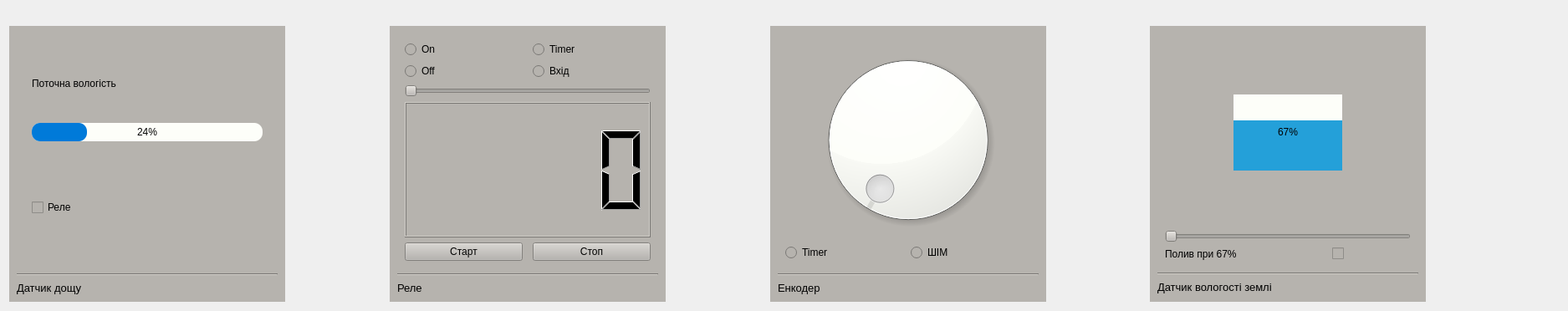
        <widget class="QWidget" name="widget_devices_subblock2" native="true">
         <property name="sizePolicy">
          <sizepolicy hsizetype="Preferred" vsizetype="Preferred">
           <horstretch>0</horstretch>
           <verstretch>0</verstretch>
          </sizepolicy>
         </property>
         <property name="maximumSize">
          <size>
           <width>3000</width>
           <height>3000</height>
          </size>
         </property>
         <layout class="QGridLayout" name="gridLayout_3">
          <item row="0" column="0">
           <spacer name="horizontalSpacer_20">
            <property name="orientation">
             <enum>Qt::Horizontal</enum>
            </property>
            <property name="sizeHint" stdset="0">
             <size>
              <width>369</width>
              <height>20</height>
             </size>
            </property>
           </spacer>
          </item>
          <item row="0" column="1">
           <spacer name="horizontalSpacer_21">
            <property name="orientation">
             <enum>Qt::Horizontal</enum>
            </property>
            <property name="sizeType">
             <enum>QSizePolicy::Maximum</enum>
            </property>
            <property name="sizeHint" stdset="0">
             <size>
              <width>80</width>
              <height>20</height>
             </size>
            </property>
           </spacer>
          </item>
          <item row="0" column="2">
           <spacer name="horizontalSpacer_23">
            <property name="orientation">
             <enum>Qt::Horizontal</enum>
            </property>
            <property name="sizeHint" stdset="0">
             <size>
              <width>369</width>
              <height>20</height>
             </size>
            </property>
           </spacer>
          </item>
          <item row="0" column="3">
           <spacer name="horizontalSpacer_22">
            <property name="orientation">
             <enum>Qt::Horizontal</enum>
            </property>
            <property name="sizeType">
             <enum>QSizePolicy::Maximum</enum>
            </property>
            <property name="sizeHint" stdset="0">
             <size>
              <width>80</width>
              <height>20</height>
             </size>
            </property>
           </spacer>
          </item>
          <item row="0" column="4">
           <spacer name="horizontalSpacer_24">
            <property name="orientation">
             <enum>Qt::Horizontal</enum>
            </property>
            <property name="sizeHint" stdset="0">
             <size>
              <width>368</width>
              <height>20</height>
             </size>
            </property>
           </spacer>
          </item>
          <item row="0" column="5">
           <spacer name="horizontalSpacer_25">
            <property name="orientation">
             <enum>Qt::Horizontal</enum>
            </property>
            <property name="sizeType">
             <enum>QSizePolicy::Maximum</enum>
            </property>
            <property name="sizeHint" stdset="0">
             <size>
              <width>80</width>
              <height>20</height>
             </size>
            </property>
           </spacer>
          </item>
          <item row="0" column="6">
           <spacer name="horizontalSpacer_26">
            <property name="orientation">
             <enum>Qt::Horizontal</enum>
            </property>
            <property name="sizeHint" stdset="0">
             <size>
              <width>369</width>
              <height>20</height>
             </size>
            </property>
           </spacer>
          </item>
          <item row="0" column="7">
           <spacer name="horizontalSpacer_27">
            <property name="orientation">
             <enum>Qt::Horizontal</enum>
            </property>
            <property name="sizeType">
             <enum>QSizePolicy::Maximum</enum>
            </property>
            <property name="sizeHint" stdset="0">
             <size>
              <width>120</width>
              <height>20</height>
             </size>
            </property>
           </spacer>
          </item>
          <item row="1" column="7">
           <spacer name="verticalSpacer_2">
            <property name="orientation">
             <enum>Qt::Vertical</enum>
            </property>
            <property name="sizeType">
             <enum>QSizePolicy::Maximum</enum>
            </property>
            <property name="sizeHint" stdset="0">
             <size>
              <width>20</width>
              <height>330</height>
             </size>
            </property>
           </spacer>
          </item>
          <item row="1" column="0">
           <widget class="QWidget" name="widget_rain_sensor" native="true">
            <property name="sizePolicy">
             <sizepolicy hsizetype="Minimum" vsizetype="Minimum">
              <horstretch>0</horstretch>
              <verstretch>0</verstretch>
             </sizepolicy>
            </property>
            <property name="minimumSize">
             <size>
              <width>150</width>
              <height>105</height>
             </size>
            </property>
            <property name="maximumSize">
             <size>
              <width>330</width>
              <height>330</height>
             </size>
            </property>
            <property name="styleSheet">
             <string notr="true">background-color:rgb(182, 179, 174);</string>
            </property>
            <layout class="QVBoxLayout" name="verticalLayout_4">
             <item>
              <widget class="QWidget" name="widget_15" native="true">
               <property name="minimumSize">
                <size>
                 <width>0</width>
                 <height>138</height>
                </size>
               </property>
               <layout class="QGridLayout" name="gridLayout_10">
                <item row="0" column="0">
                 <widget class="QWidget" name="widget_7" native="true">
                  <layout class="QGridLayout" name="gridLayout_11">
                   <item row="0" column="0">
                    <widget class="QLabel" name="label_678">
                     <property name="text">
                      <string>Поточна вологість</string>
                     </property>
                    </widget>
                   </item>
                   <item row="1" column="0">
                    <widget class="QProgressBar" name="progressBar_rain_sens_level">
                     <property name="font">
                      <font>
                       <kerning>true</kerning>
                      </font>
                     </property>
                     <property name="contextMenuPolicy">
                      <enum>Qt::NoContextMenu</enum>
                     </property>
                     <property name="styleSheet">
                      <string notr="true">QProgressBar{
    background-color: #fdfef9;
;
    border-style: solid;
	border-radius: 10px;
	text-align: center;
}
QProgressBar::chunk{
	background-color:rgb(0, 122, 217);
	border-radius: 10px;
}</string>
                     </property>
                     <property name="value">
                      <number>24</number>
                     </property>
                    </widget>
                   </item>
                  </layout>
                 </widget>
                </item>
                <item row="1" column="0">
                 <widget class="QWidget" name="widget_6" native="true">
                  <layout class="QGridLayout" name="gridLayout_12">
                   <item row="1" column="1">
                    <spacer name="horizontalSpacer_3">
                     <property name="orientation">
                      <enum>Qt::Horizontal</enum>
                     </property>
                     <property name="sizeHint" stdset="0">
                      <size>
                       <width>40</width>
                       <height>20</height>
                      </size>
                     </property>
                    </spacer>
                   </item>
                   <item row="1" column="2">
                    <widget class="QLabel" name="label_rain_sens_status_icon">
                     <property name="sizePolicy">
                      <sizepolicy hsizetype="Maximum" vsizetype="Maximum">
                       <horstretch>0</horstretch>
                       <verstretch>0</verstretch>
                      </sizepolicy>
                     </property>
                     <property name="minimumSize">
                      <size>
                       <width>40</width>
                       <height>40</height>
                      </size>
                     </property>
                     <property name="maximumSize">
                      <size>
                       <width>40</width>
                       <height>40</height>
                      </size>
                     </property>
                     <property name="text">
                      <string/>
                     </property>
                     <property name="pixmap">
                      <pixmap>D:/Mega/Навчання/Дипломна/icons/free-icon-rain-5401670.png</pixmap>
                     </property>
                     <property name="scaledContents">
                      <bool>true</bool>
                     </property>
                     <property name="alignment">
                      <set>Qt::AlignCenter</set>
                     </property>
                    </widget>
                   </item>
                   <item row="1" column="0">
                    <widget class="QCheckBox" name="checkBox_rain_sens_connect_to_relay">
                     <property name="text">
                      <string>Реле</string>
                     </property>
                    </widget>
                   </item>
                  </layout>
                 </widget>
                </item>
               </layout>
              </widget>
             </item>
             <item>
              <widget class="Line" name="line_7">
               <property name="orientation">
                <enum>Qt::Horizontal</enum>
               </property>
              </widget>
             </item>
             <item>
              <widget class="QLabel" name="label_7">
               <property name="maximumSize">
                <size>
                 <width>16777215</width>
                 <height>16</height>
                </size>
               </property>
               <property name="font">
                <font>
                 <pointsize>10</pointsize>
                </font>
               </property>
               <property name="text">
                <string>Датчик дощу</string>
               </property>
              </widget>
             </item>
            </layout>
           </widget>
          </item>
          <item row="1" column="2">
           <widget class="QWidget" name="widget_relay" native="true">
            <property name="sizePolicy">
             <sizepolicy hsizetype="Minimum" vsizetype="Minimum">
              <horstretch>0</horstretch>
              <verstretch>0</verstretch>
             </sizepolicy>
            </property>
            <property name="minimumSize">
             <size>
              <width>150</width>
              <height>105</height>
             </size>
            </property>
            <property name="maximumSize">
             <size>
              <width>330</width>
              <height>330</height>
             </size>
            </property>
            <property name="styleSheet">
             <string notr="true">background-color:rgb(182, 179, 174);</string>
            </property>
            <layout class="QVBoxLayout" name="verticalLayout_5">
             <item>
              <widget class="QWidget" name="widget_17" native="true">
               <property name="minimumSize">
                <size>
                 <width>0</width>
                 <height>138</height>
                </size>
               </property>
               <layout class="QGridLayout" name="gridLayout_16">
                <item row="6" column="2">
                 <widget class="QPushButton" name="pushButton_relay_timer_stop">
                  <property name="sizePolicy">
                   <sizepolicy hsizetype="Expanding" vsizetype="Fixed">
                    <horstretch>0</horstretch>
                    <verstretch>0</verstretch>
                   </sizepolicy>
                  </property>
                  <property name="text">
                   <string>Стоп</string>
                  </property>
                 </widget>
                </item>
                <item row="4" column="0" colspan="3">
                 <widget class="QSlider" name="horizontalSlider_relay_timer_value">
                  <property name="orientation">
                   <enum>Qt::Horizontal</enum>
                  </property>
                 </widget>
                </item>
                <item row="5" column="0" colspan="3">
                 <widget class="QLCDNumber" name="lcdNumber_relay_timer">
                  <property name="minimumSize">
                   <size>
                    <width>0</width>
                    <height>25</height>
                   </size>
                  </property>
                 </widget>
                </item>
                <item row="0" column="0">
                 <widget class="QRadioButton" name="radioButton_relay_on">
                  <property name="text">
                   <string>On</string>
                  </property>
                 </widget>
                </item>
                <item row="2" column="0">
                 <widget class="QRadioButton" name="radioButton_relay_off">
                  <property name="text">
                   <string>Off</string>
                  </property>
                 </widget>
                </item>
                <item row="0" column="2">
                 <widget class="QRadioButton" name="radioButton_relay_timer">
                  <property name="text">
                   <string>Timer</string>
                  </property>
                 </widget>
                </item>
                <item row="6" column="0">
                 <widget class="QPushButton" name="pushButton_relay_timer_start">
                  <property name="sizePolicy">
                   <sizepolicy hsizetype="Expanding" vsizetype="Fixed">
                    <horstretch>0</horstretch>
                    <verstretch>0</verstretch>
                   </sizepolicy>
                  </property>
                  <property name="text">
                   <string>Старт</string>
                  </property>
                 </widget>
                </item>
                <item row="2" column="2">
                 <widget class="QRadioButton" name="radioButton_relay_side_in">
                  <property name="text">
                   <string>Вхід</string>
                  </property>
                 </widget>
                </item>
               </layout>
              </widget>
             </item>
             <item>
              <widget class="Line" name="line_8">
               <property name="orientation">
                <enum>Qt::Horizontal</enum>
               </property>
              </widget>
             </item>
             <item>
              <widget class="QLabel" name="label_8">
               <property name="maximumSize">
                <size>
                 <width>16777215</width>
                 <height>16</height>
                </size>
               </property>
               <property name="font">
                <font>
                 <pointsize>10</pointsize>
                </font>
               </property>
               <property name="text">
                <string>Реле</string>
               </property>
              </widget>
             </item>
            </layout>
           </widget>
          </item>
          <item row="1" column="4">
           <widget class="QWidget" name="widget_encoder" native="true">
            <property name="sizePolicy">
             <sizepolicy hsizetype="Minimum" vsizetype="Minimum">
              <horstretch>0</horstretch>
              <verstretch>0</verstretch>
             </sizepolicy>
            </property>
            <property name="minimumSize">
             <size>
              <width>150</width>
              <height>105</height>
             </size>
            </property>
            <property name="maximumSize">
             <size>
              <width>330</width>
              <height>330</height>
             </size>
            </property>
            <property name="styleSheet">
             <string notr="true">background-color:rgb(182, 179, 174);</string>
            </property>
            <layout class="QVBoxLayout" name="verticalLayout_6">
             <item>
              <widget class="QWidget" name="widget_19" native="true">
               <property name="minimumSize">
                <size>
                 <width>0</width>
                 <height>138</height>
                </size>
               </property>
               <layout class="QGridLayout" name="gridLayout">
                <item row="2" column="0">
                 <widget class="QRadioButton" name="radioButton_connect_encoder_to_timer">
                  <property name="text">
                   <string>Timer</string>
                  </property>
                 </widget>
                </item>
                <item row="2" column="1">
                 <widget class="QRadioButton" name="radioButton_connect_encoder_to_pwm">
                  <property name="text">
                   <string>ШІМ</string>
                  </property>
                 </widget>
                </item>
                <item row="1" column="0" colspan="2">
                 <widget class="QDial" name="dial_encoder">
                  <property name="styleSheet">
                   <string notr="true">background-color:#fdfef9;</string>
                  </property>
                 </widget>
                </item>
               </layout>
              </widget>
             </item>
             <item>
              <widget class="Line" name="line_5">
               <property name="orientation">
                <enum>Qt::Horizontal</enum>
               </property>
              </widget>
             </item>
             <item>
              <widget class="QLabel" name="label_5">
               <property name="maximumSize">
                <size>
                 <width>16777215</width>
                 <height>16</height>
                </size>
               </property>
               <property name="font">
                <font>
                 <pointsize>10</pointsize>
                </font>
               </property>
               <property name="text">
                <string>Енкодер</string>
               </property>
              </widget>
             </item>
            </layout>
           </widget>
          </item>
          <item row="1" column="6">
           <widget class="QWidget" name="widget_moisture_sensor" native="true">
            <property name="sizePolicy">
             <sizepolicy hsizetype="Minimum" vsizetype="Minimum">
              <horstretch>0</horstretch>
              <verstretch>0</verstretch>
             </sizepolicy>
            </property>
            <property name="minimumSize">
             <size>
              <width>150</width>
              <height>105</height>
             </size>
            </property>
            <property name="maximumSize">
             <size>
              <width>330</width>
              <height>330</height>
             </size>
            </property>
            <property name="styleSheet">
             <string notr="true">background-color:rgb(182, 179, 174);</string>
            </property>
            <layout class="QVBoxLayout" name="verticalLayout_7">
             <item>
              <widget class="QWidget" name="widget_21" native="true">
               <property name="minimumSize">
                <size>
                 <width>0</width>
                 <height>138</height>
                </size>
               </property>
               <layout class="QGridLayout" name="gridLayout_21">
                <item row="4" column="0">
                 <widget class="QLabel" name="label_moisture_relay_en_level">
                  <property name="text">
                   <string>Полив при 67%</string>
                  </property>
                 </widget>
                </item>
                <item row="0" column="0" colspan="3">
                 <widget class="QWidget" name="widget_27" native="true">
                  <property name="minimumSize">
                   <size>
                    <width>65</width>
                    <height>65</height>
                   </size>
                  </property>
                  <layout class="QGridLayout" name="gridLayout_25">
                   <item row="0" column="0">
                    <widget class="QProgressBar" name="progressBar_moisture_level">
                     <property name="sizePolicy">
                      <sizepolicy hsizetype="Minimum" vsizetype="Maximum">
                       <horstretch>0</horstretch>
                       <verstretch>0</verstretch>
                      </sizepolicy>
                     </property>
                     <property name="maximumSize">
                      <size>
                       <width>130</width>
                       <height>16777215</height>
                      </size>
                     </property>
                     <property name="styleSheet">
                      <string notr="true">QProgressBar{
    background-color:#fdfef9;
    border-style: solid;
	text-align: center;
}

QProgressBar::chunk{
	background-color:rgb(36, 160, 217);
}</string>
                     </property>
                     <property name="value">
                      <number>67</number>
                     </property>
                     <property name="orientation">
                      <enum>Qt::Vertical</enum>
                     </property>
                    </widget>
                   </item>
                  </layout>
                 </widget>
                </item>
                <item row="3" column="0" colspan="3">
                 <widget class="QSlider" name="horizontalSlider_moisture_relay_en_level">
                  <property name="orientation">
                   <enum>Qt::Horizontal</enum>
                  </property>
                 </widget>
                </item>
                <item row="4" column="2">
                 <widget class="QCheckBox" name="checkBox_connect_moisture_to_relay">
                  <property name="text">
                   <string/>
                  </property>
                 </widget>
                </item>
               </layout>
              </widget>
             </item>
             <item>
              <widget class="Line" name="line_6">
               <property name="orientation">
                <enum>Qt::Horizontal</enum>
               </property>
              </widget>
             </item>
             <item>
              <widget class="QLabel" name="label_6">
               <property name="minimumSize">
                <size>
                 <width>137</width>
                 <height>0</height>
                </size>
               </property>
               <property name="maximumSize">
                <size>
                 <width>16777215</width>
                 <height>17</height>
                </size>
               </property>
               <property name="font">
                <font>
                 <pointsize>10</pointsize>
                </font>
               </property>
               <property name="text">
                <string>Датчик вологості землі</string>
               </property>
              </widget>
             </item>
            </layout>
           </widget>
          </item>
         </layout>
        </widget>
